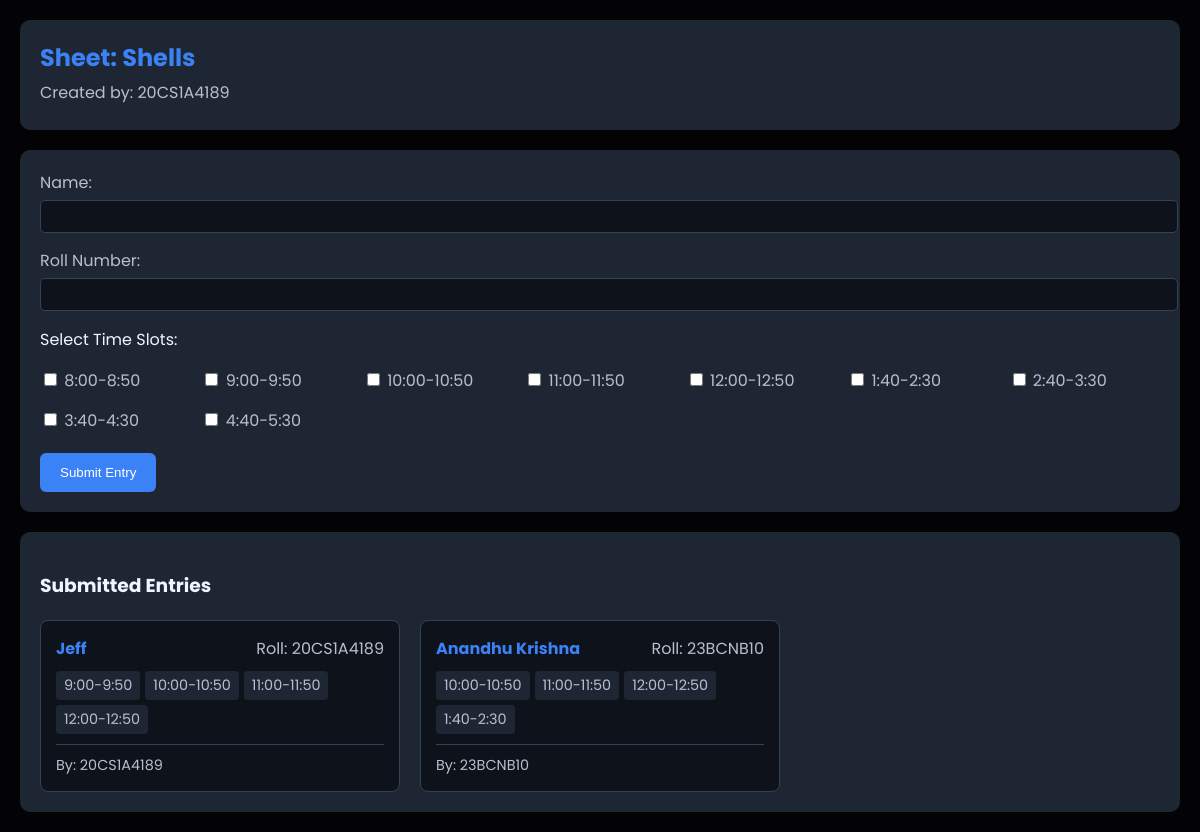
The page /sheet/7 (signed in) on the database its author committed.
### tables this page shows
CREATE TABLE sheets (
            id INTEGER PRIMARY KEY AUTOINCREMENT,
            sheet_name TEXT NOT NULL,
            creator TEXT NOT NULL
        );

CREATE TABLE entries (
            id INTEGER PRIMARY KEY AUTOINCREMENT,
            sheet_id INTEGER NOT NULL,
            name TEXT NOT NULL,
            roll_number TEXT NOT NULL,
            time_slots TEXT NOT NULL,
            user TEXT NOT NULL
        );

### app.py (the view, shortened to what this page needs)
@app.route('/sheet/<int:sheet_id>', methods=['GET', 'POST'])
def sheet_detail(sheet_id):
    if 'username' not in session:
        flash('Please log in first!', 'warning')
        return redirect(url_for('login'))
    conn = sqlite3.connect('odms.db')
    c = conn.cursor()
    c.execute('SELECT sheet_name, creator FROM sheets WHERE id=?', (sheet_id,))
    row = c.fetchone()
    if not row:
        conn.close()
        flash('Sheet not found!', 'danger')
        return redirect(url_for('dashboard'))
    sheet_name, creator = row
    c.execute('SELECT id, name, roll_number, time_slots, user FROM entries WHERE sheet_id=?', (sheet_id,))
    entries = c.fetchall()
    conn.close()
    return render_template('sheet.html',
                           sheet_id=sheet_id,
                           sheet_name=sheet_name,
                           creator=creator,
                           entries=entries,
                           current_user=session['username'])

### templates/sheet.html (shortened to what this page needs)
<!DOCTYPE html>
<html lang="en">
<head>
    <link rel="stylesheet" href="{{ url_for('static', filename='sheet.css') }}">
</head>
<body>
    <div class="container">
        <header>
            <h2>Sheet: {{ sheet_name }}</h2>
            <p class="creator-info">Created by: {{ creator }}</p>
        </header>
        <form method="POST" class="entry-form">
            <div class="form-group">
                <label>Name:</label>
                <input type="text" name="name" required>
            </div>
            <div class="form-group">
                <label>Roll Number:</label>
                <input type="text" name="roll_number" required>
            </div>
            <div class="form-group">
                <p>Select Time Slots:</p>
                <div class="time-slots">
                    {% for slot in ["8:00-8:50","9:00-9:50","10:00-10:50","11:00-11:50","12:00-12:50","1:40-2:30","2:40-3:30","3:40-4:30","4:40-5:30"] %}
                    <label class="slot-label">
                        <input type="checkbox" name="time_slots" value="{{ slot }}">
                        <span>{{ slot }}</span>
                    </label>
                    {% endfor %}
                </div>
            </div>
            <button type="submit" class="submit-btn">Submit Entry</button>
        </form>
        <div class="entries-section">
            <h3>Submitted Entries</h3>
            <div class="entries-grid">
                {% for entry_id, name, roll, slots, user in entries %}
                <div class="entry-card">
                    <div class="entry-header">
                        <h4>{{ name }}</h4>
                        <span class="roll-number">Roll: {{ roll }}</span>
                    </div>
                    <div class="time-slots-display">
                        {% for slot in slots.split(',') %}
                        <span class="slot-tag">{{ slot }}</span>
                        {% endfor %}
                    </div>
                    <div class="entry-footer">
                        <span class="submitted-by">By: {{ user }}</span>
                    </div>
                </div>
                {% endfor %}
            </div>
        </div>
    </div>
</body>
</html>

### static/sheet.css (style rules this page uses)
body { background-color: #030305; color: #EFF6FF; font-family: 'Poppins', sans-serif; margin: 0; padding: 20px; }
.container { max-width: 1200px; margin: 0 auto; }
header { background-color: #1F2633; padding: 20px; border-radius: 10px; margin-bottom: 20px; }
header h2 { color: #3B82F6; margin: 0; }
.creator-info { color: #B8BFCC; margin: 5px 0; }
.entry-form { background-color: #1F2633; padding: 20px; border-radius: 10px; margin-bottom: 20px; }
.form-group { margin-bottom: 15px; }
.form-group label { display: block; margin-bottom: 5px; color: #B8BFCC; }
input[type="text"] { width: 100%; padding: 8px; border-radius: 5px; border: 1px solid #374151; background-color: #0E121A; color: #EFF6FF; }
.time-slots { display: grid; grid-template-columns: repeat(auto-fill, minmax(150px, 1fr)); gap: 10px; }
.slot-label { display: flex; align-items: center; color: #B8BFCC; }
.submit-btn { background-color: #3B82F6; color: white; border: none; padding: 10px 20px; border-radius: 5px; cursor: pointer; }
.entries-section { background-color: #1F2633; padding: 20px; border-radius: 10px; }
.entries-grid { display: grid; grid-template-columns: repeat(auto-fill, minmax(300px, 1fr)); gap: 20px; margin-top: 20px; }
.entry-card { background-color: #0E121A; padding: 15px; border-radius: 8px; border: 1px solid #374151; }
.entry-header { display: flex; justify-content: space-between; align-items: center; margin-bottom: 10px; }
.entry-header h4 { margin: 0; color: #3B82F6; }
.roll-number { color: #B8BFCC; }
.time-slots-display { display: flex; flex-wrap: wrap; gap: 5px; margin-bottom: 10px; }
.slot-tag { background-color: #1F2633; color: #B8BFCC; padding: 4px 8px; border-radius: 4px; font-size: 0.9em; }
.entry-footer { display: flex; justify-content: space-between; align-items: center; margin-top: 10px; padding-top: 10px; border-top: 1px solid #374151; }
.submitted-by { color: #B8BFCC; font-size: 0.9em; }
.submit-btn { background-color: #3B82F6; color: white; border: none; padding: 12px 20px; border-radius: 6px; cursor: pointer; font-weight: 500; transition: background-color 0.2s; }

### rows shown on the page
sheets: sheet_name "Shells", creator "20CS1A4189"
entries: name "Jeff", roll_number "20CS1A4189", slot "9:00-9:50" "10:00-10:50" "11:00-11:50" "12:00-12:50", user "20CS1A4189"
entries: name "Anandhu Krishna", roll_number "23BCNB10", slot "10:00-10:50" "11:00-11:50" "12:00-12:50" "1:40-2:30", user "23BCNB10"

### other values the page prints
{{ slot }} "8:00-8:50" "9:00-9:50" "10:00-10:50" "11:00-11:50" "12:00-12:50" "1:40-2:30" "2:40-3:30" "3:40-4:30" "4:40-5:30"
